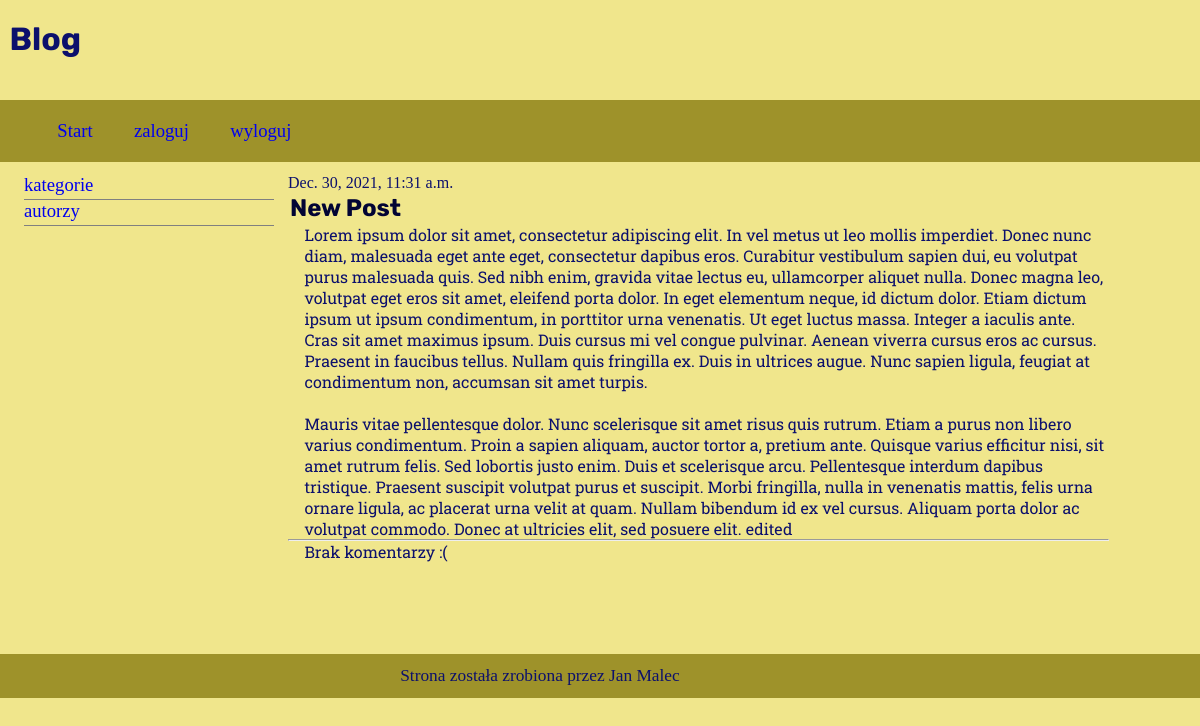
/post/1/, run on an earlier commit of the app's database.
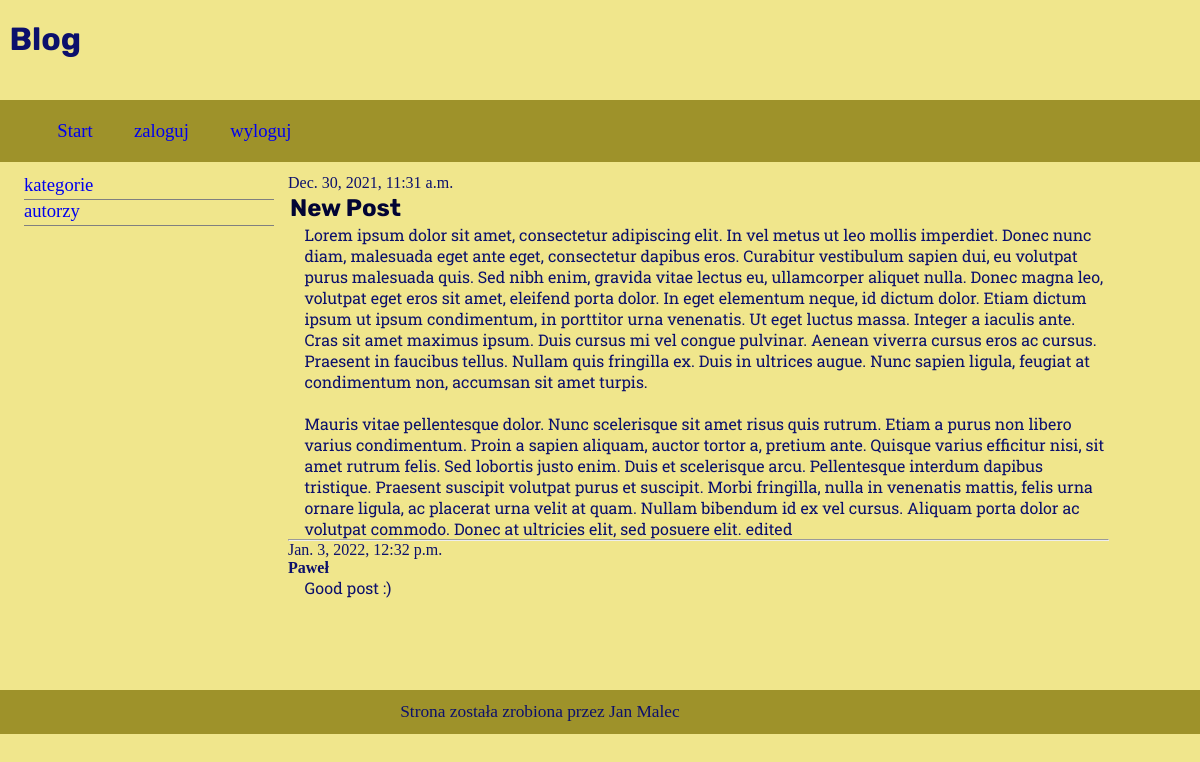
And on a later commit of the database.
### blog/models.py (models this page shows, shortened)
class Comments(models.Model):
    post = models.ForeignKey('Post', on_delete=models.CASCADE, related_name='comments')
    author = models.ForeignKey('auth.User', on_delete=models.CASCADE)
    email = models.EmailField()
    text = models.TextField()
    created_date = models.DateTimeField(default=timezone.now)
    updated_date = models.DateTimeField(auto_now = True)
    active = models.BooleanField( default = True)

### blog/views.py (the view)
# urls.py: path('post/<int:pk>/', views.post_detail, name='post_detail'),
def post_detail(request, pk):
    post = get_object_or_404(Post, pk=pk)
    Post.objects.get(pk=pk)
    return render(request, 'blog/post_detail.html', {'post':post})

### blog/templates/blog/post_detail.html (shortened to what this page needs)
{% extends 'blog/base.html' %}
{% block content %}
    {% if post.published_date %}
<div class="date">
    {{ post.published_date }}
</div>
{% endif %}
<h2>{{ post.title }}</h2>
<p>{{ post.text|linebreaksbr }}</p>
<hr>
{% for comment in post.comments.all %}
    <div class="comment">
        <div class="date">{{ comment.created_date }}</div>
        <strong>{{ comment.author }}</strong>
        <p>{{ comment.text|linebreaks }}</p>
    </div>
{% empty %}
    <p>Brak komentarzy :(</p>
{% endfor %}
{% endblock %}

What changed in the data, as far as the page shows it:
now on this page (row edited): Comments: created_date "Jan. 3, 2022, 12:32 p.m.", author "Paweł", text "Good post :)"
Also different on the page:
text no longer shown: "Brak komentarzy :("
